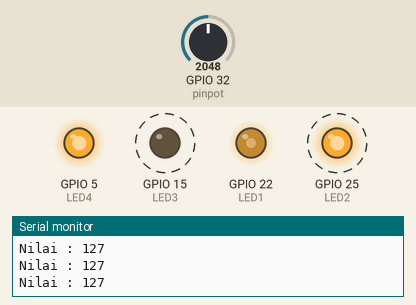
This sketch was run on a simulated ESP32. Parts: output pins drawn as LEDs (lit = HIGH), the last lines printed to the serial monitor. Dashed ring = blinking. The test bench sets the inputs (shaded band); at power-on: GPIO 32 (pinpot) = 2048.

Above: at 1.2 s.
1.3 s: GPIO 32 (pinpot) set to 1647
At 2.4 s:
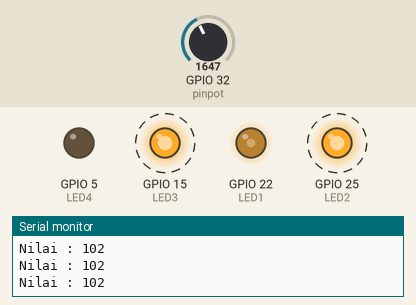
4.3 s: GPIO 32 (pinpot) set to 1547
At 4.41 s:
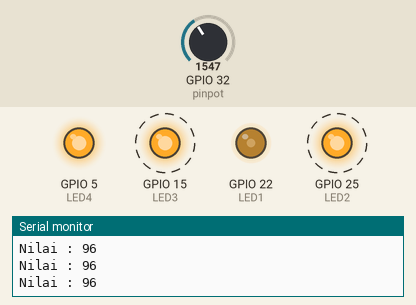
7.3 s: GPIO 32 (pinpot) set to 2866
At 8.4 s:
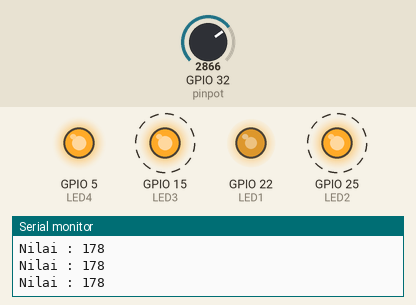
10.3 s: GPIO 32 (pinpot) set to 0
At 12.4 s:
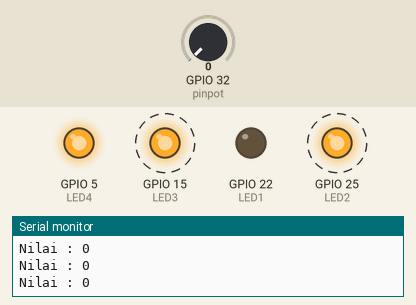
13.3 s: GPIO 32 (pinpot) set to 150
At 14.4 s:
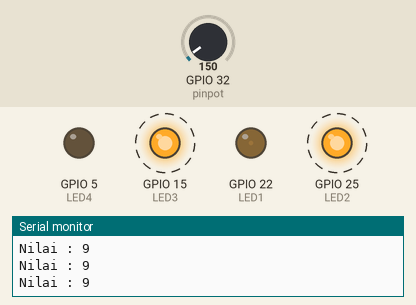
16.3 s: GPIO 32 (pinpot) set to 168
At 16.44 s:
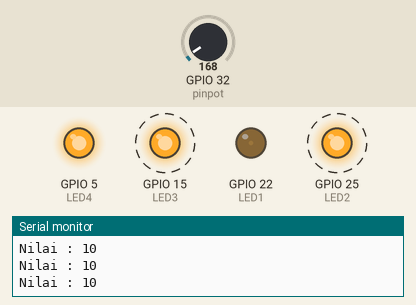
Timing chart, 0 to 20.3 s (numbered marks = the images above; inputs shaded):
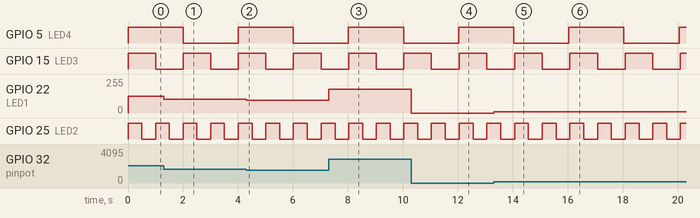

Measured:
- the behaviour switches between 1606 and 1605 on GPIO 32 (pinpot) (found by bisection; images 1 and 2)
- the behaviour switches between 160 and 161 on GPIO 32 (pinpot) (found by bisection; images 5 and 6)
- after the input at 1.3 s, GPIO 22 (LED1): 127/255 → 102/255 at once
- after the input at 4.3 s, GPIO 22 (LED1): 102/255 → 96/255 at once
- after the input at 7.3 s, GPIO 22 (LED1): 96/255 → 178/255 at once
- after the input at 10.3 s, GPIO 22 (LED1): 178/255 → 0/255 at once
- after the input at 13.3 s, GPIO 22 (LED1): 0/255 → 9/255 at once
- after the input at 16.3 s, GPIO 22 (LED1): 9/255 → 10/255 at once

The sketch:

RTOS_Multicore_ESP32.ino
```cpp
#include <analogWrite.h>
#define LED1 22
#define LED2 25
#define LED3 15
#define LED4 5
#define pinpot 32
int nilai = 0;
int baru = 0;
boolean statusled2 = false;
boolean statusled3 = false;
boolean statusled4 = false;


void task1 (void*parameters) {
  for (;;) {
    nilai = analogRead(pinpot);
    nilai = map(nilai, 0, 4095, 0, 255);
    analogWrite(LED1, nilai);
    Serial.print("Nilai : ");
    Serial.println(nilai);
    vTaskDelay(1/ portTICK_PERIOD_MS);
  }
}

void task2 (void*parameters) {
  for (;;) {

    statusled2 =!statusled2;
    digitalWrite(LED2, statusled2);
    vTaskDelay(500 / portTICK_PERIOD_MS);
  }
}
void task3 (void*parameters) {
  for (;;) {
    statusled3 = !statusled3;
    digitalWrite(LED3, statusled3);
    vTaskDelay(1000 /  portTICK_PERIOD_MS);
  }
}

void task4 (void*parameters) {
  for (;;) {

    statusled4 =!statusled4;
    digitalWrite(LED4, statusled4);
    vTaskDelay(2000 / portTICK_PERIOD_MS);
  }
}

void setup() {
  // put your setup code here, to run once:
  Serial.begin(9600);
  pinMode(pinpot, INPUT);
  pinMode(LED1, OUTPUT);
  pinMode(LED2, OUTPUT);
  pinMode(LED3, OUTPUT);
  pinMode(LED4, OUTPUT);

  xTaskCreate(
    task1, //function name
    "Task 1", //task name
    1000, //stack size
    NULL,// task paramaters
    0, // task priority
    NULL  //task handle
    );

    xTaskCreate(
    task2,
    "Task 2",
    1000,
    NULL,
    1,
    NULL
     );

     xTaskCreate(
    task3, //function name
    "Task 3", //task name
    1000, //stack size
    NULL,// task paramaters
    1, // task priority
    NULL  //task handle
    );

    xTaskCreate(
    task4,
    "Task 4",
    1000,
    NULL,
    1,
    NULL
     );
}

void loop() {
  // put your main code here, to run repeatedly:

}
```
